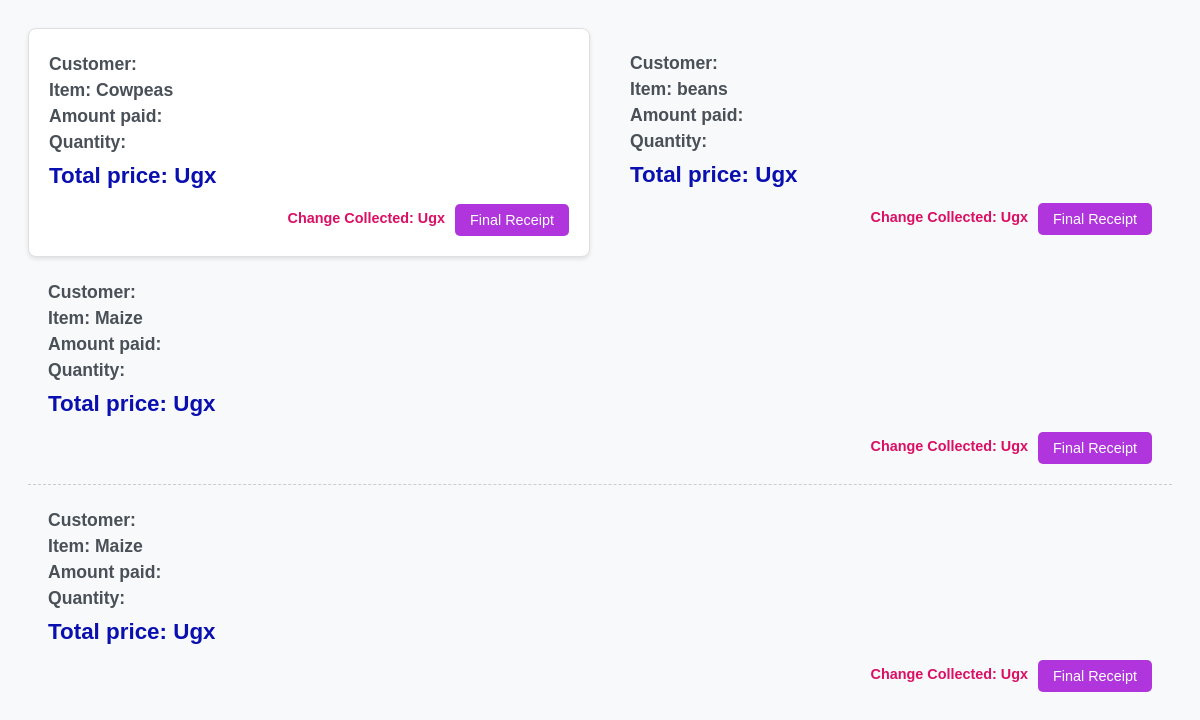
/receipt/, run on an earlier commit of the app's database.
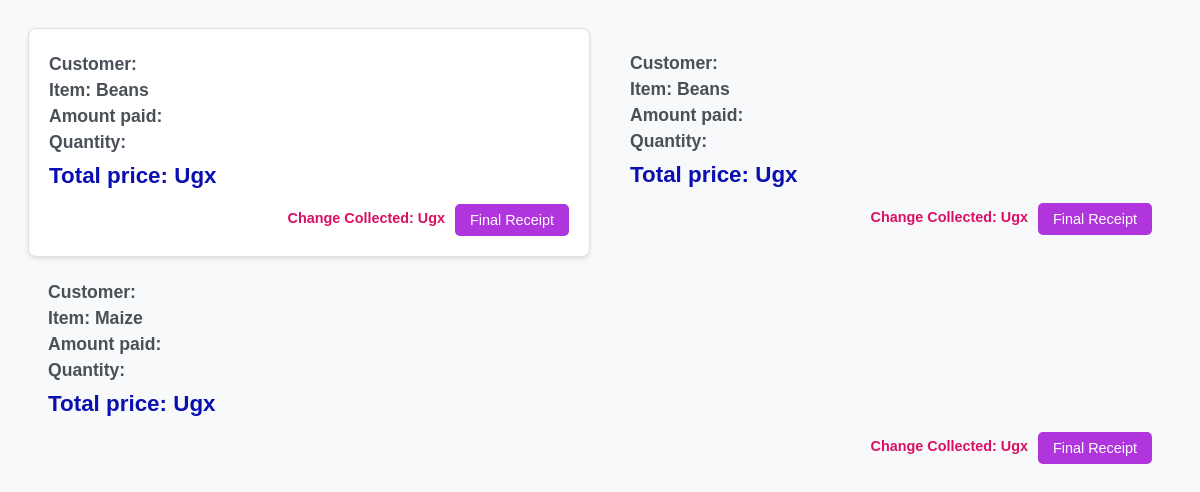
And on a later commit of the database.
### kgl_app/models.py (models this page shows, shortened)
class Sales(models.Model):
    product_name=models.ForeignKey(Stock, on_delete=models.CASCADE)
    tonnage=models.IntegerField()
    amount_paid =models.IntegerField(default=0,blank =False)
    buyers_name=models.CharField(max_length=35)
    date_and_time =models.DateTimeField(auto_now_add=True)
    salesagent_name=models.ForeignKey(Userprofile, on_delete=models.CASCADE,null=True)
    is_sold_on_cash=models.BooleanField(default=False)
    branch =models.ForeignKey(Branch, on_delete=models.CASCADE,null=True)

class Stock(models.Model):
    name_of_produce=models.CharField(max_length =255)
    type_of_produce =models.ForeignKey(ProduceType,on_delete=models.CASCADE)
    date_and_time_of_produce= models.DateTimeField(auto_now_add =True)
    tonnage =models.IntegerField(blank = False)
    cost=models.IntegerField(blank =False,default=25)
    name_of_dealer=models.CharField(max_length=255)
    branch=models.ForeignKey(Branch, on_delete=models.CASCADE,null=True)
    contact=models.CharField(default=20)
    selling_price=models.IntegerField(null=True,blank=True)
    current_stock = models.IntegerField(null=True,blank=True)
    def __str__(self):
        return self.name_of_produce

### kgl_app/views.py (the view)
# urls.py: path('receipt/',views.receipt,name='receipt'),
def receipt(request):
    sales = Sales.objects.all().order_by("-id")
    return render(request, "receipt.html",{'sales':sales})

### kgl_app/templates/receipt.html (shortened to what this page needs)
{% load static %}
<!DOCTYPE html>
<html lang="en">
<head>
    <link rel="stylesheet" href="{% static 'receipt.css' %}">
</head>
<body>
    {% block content %}
    <div class="receipt-grid">
    <div class="card">
        {% for sale in sales %}
        <div class="cardbody">
            <h3>Customer:{{ sale.customer_name }}</h3>
            <h3>Item: {{ sale.product_name }}</h3>
            <h3>Amount paid:{{ sale.amount_received }}</h3>
            <h3>Quantity:{{ sale.quantity}}</h3>
            <h2>Total price: Ugx{{ sale.get_total }}</h2>
            <div style="flex:1;">
                <h6 class="card-text">
                    Change Collected: Ugx {{ sale.get_change}}
                </h6>
                <a href="{% url 'receipt_detail' sale.id %}"><input type="submit" value="Final Receipt"class='btn btn-danger'></a>
            </div>
        </div>
    </div>
       {% endfor %}
    {% endblock %}
</body>
</html>

### kgl_app/static/receipt.css (style rules this page uses)
body { font-family: 'Arial', sans-serif; background-color: #f8f9fa; padding: 20px; }
.receipt-grid { display: grid; grid-template-columns: repeat(auto-fit, minmax(300px, 1fr)); gap: 20px; }
.card { background-color: #fff; border-radius: 8px; box-shadow: 0 2px 4px rgba(0, 0, 0, 0.1); border: 1px solid #e0e0e0; }
.cardbody { padding: 20px; border-bottom: 1px dashed #ccc; }
.cardbody:last-child { border-bottom: none; }
h3 { color: #495057; font-size: 1.1rem; margin-top: 5px; margin-bottom: 5px; }
h2 { color: #0a0faf; font-size: 1.4rem; margin-top: 10px; margin-bottom: 15px; font-weight: bold; }
h6.card-text { color: #db0f64; font-size: 0.9rem; margin-top: 5px; margin-bottom: 10px; }
.btn-danger { background-color: #b035dc; color: white; border: none; padding: 8px 15px; border-radius: 5px; cursor: pointer; font-size: 0.9rem; text-decoration: none; transition: background-color 0.2s ease-in-out; }
.cardbody > div { display: flex; justify-content: flex-end; align-items: center; }
.cardbody > div a { margin-left: 10px; }

What changed in the data, as far as the page shows it:
removed Sales: product_name "Cowpeas"
removed Sales: product_name "beans"
removed Sales: product_name "Maize"
added Sales: product_name "Beans"
added Sales: product_name "Beans"
